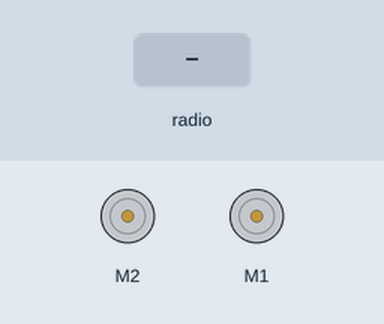
This program was run on a simulated BBC micro:bit (MakeCode). Shown: 2 × DC motor (green arrow = forward, orange = backward, longer = faster). The test bench sets the inputs (shaded band).

Above: at 1.2 s.
1.3 s: radio message "300" arrives
At 1.7 s:
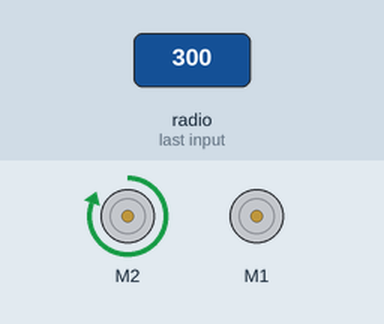
2.8 s: radio message "500" arrives
At 4.0 s:
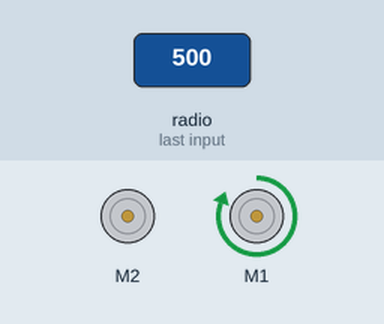
4.3 s: radio message "Ay=-100" arrives
At 5.2 s:
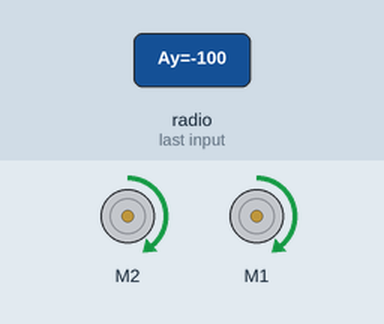
5.8 s: radio message "Ay=1" arrives
At 6.3 s:
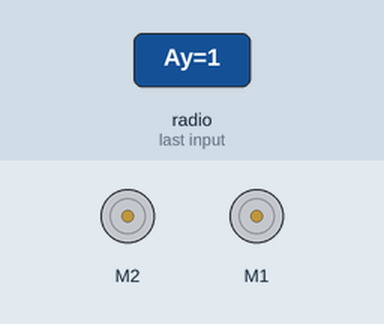
Timing chart, 0 to 8.3 s (numbered marks = the images above; inputs shaded):
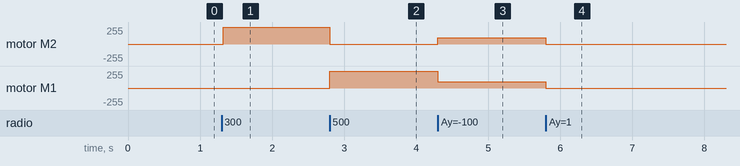

The program:

main.ts
```typescript
radio.onReceivedNumber(function (receivedNumber) {
    if (receivedNumber == 300) {
        maqueen.motorRun(maqueen.Motors.M2, maqueen.Dir.CW, 255)
        maqueen.motorRun(maqueen.Motors.M1, maqueen.Dir.CW, 0)
        basic.pause(500)
    }
    if (receivedNumber == 500) {
        maqueen.motorRun(maqueen.Motors.M2, maqueen.Dir.CW, 0)
        maqueen.motorRun(maqueen.Motors.M1, maqueen.Dir.CW, 255)
        basic.pause(500)
    }
})
radio.onReceivedValue(function (name, value) {
    if (name == "Ay") {
        if (value < -100) {
            maqueen.motorRun(maqueen.Motors.All, maqueen.Dir.CW, value + 4)
        }
        if (value < 100) {
            maqueen.motorRun(maqueen.Motors.All, maqueen.Dir.CCW, value + 4)
        }
        if (value > -100 && value < 100) {
            maqueen.motorStop(maqueen.Motors.All)
        }
    }
})
radio.setGroup(1)
```

test.ts
```typescript
// aquí va el archivo "tests"; esto no se compilará cuando este paquete se utilice como una extensión.
```

Measured:
- after the input at 1.3 s, motor M2: stopped → forward 255/255 at once
- after the input at 2.8 s, motor M2: forward 255/255 → stopped at once; motor M1: stopped → forward 255/255 at once
- after the input at 4.3 s, motor M2: stopped → forward 96/255 at once; motor M1: forward 255/255 → forward 96/255 at once
- after the input at 5.8 s, motor M2, motor M1: forward 96/255 → stopped at once
